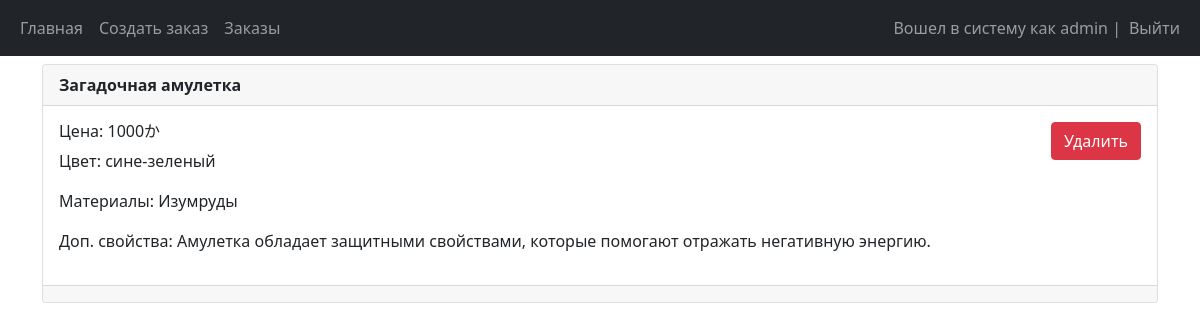
The app's page / (signed in) with its own data.
### store/models.py (models this page shows, shortened)
class Cunty(models.Model):
    seller = models.ForeignKey(User, on_delete=models.CASCADE, default="")
    price = models.IntegerField("Цена", default=0)
    name = models.CharField("Название", max_length=30, default="")
    color = models.CharField("Цвет", max_length=30, default="")
    size = models.CharField("Размер", max_length=8, default="")
    weight = models.IntegerField("Вес", default=0)
    materials = models.CharField("Материалы", max_length=45, default="")
    add_features = models.TextField("Дополнительные свойства", max_length=120, default="")
    status = models.IntegerField("Статус", default=0)
    class Meta:
        verbose_name = "Кунтик"
        verbose_name_plural = "Кунтики"

### store/views.py (the view, shortened to what this page needs)
# urls.py: 2. Add a URL to urlpatterns:  path('', views.home, name='home')
def home(req):
    return render(req, "home.html", {"items": Cunty.objects.filter(seller=1), "status": ["Принят", "Отправлен"]})

### templates/home.html (shortened to what this page needs)
{% extends 'base.html' %} {% block title %}Главная страница{% endblock %}
{% block content %} {% for item in items %}
<div class="card mt-2" {{'style=f"background-color:{item.color};"'}}>
  <div class="card-header"><strong>{{ item.name }}</strong></div>
  <div class="card-body d-flex flex-row justify-content-between">
    <div>
      <h6>Цена: {{item.price}}か</h6>
      <p>Цвет: {{item.color}}</p>
      <p>Материалы: {{item.materials}}</p>
      <p>Доп. свойства: {{item.add_features}}</p>
    </div>
    <div>
      {% if user == item.seller or perms.main.delete_cunty %}
      <form method="post">
        <button
          type="submit"
          class="btn btn-danger"
          name="post-id"
          value="{{item.id}}"
        >
          Удалить
        </button>
      </form>
      {% endif %}
    </div>
  </div>
  <div class="card-footer text-muted">{{post.created_at}}</div>
</div>
{% empty %}
<p>No posts yet :(</p>
{% endfor %} {% endblock %}

### templates/base.html (shortened to what this page needs)
<!DOCTYPE html>
<html lang="en">
  <head>
    <link
      href="https://cdn.jsdelivr.net/npm/bootstrap@5.1.3/dist/css/bootstrap.min.css"
      rel="stylesheet"
    />
  </head>
  <body>
    <nav class="navbar navbar-expand-lg navbar-dark bg-dark">
      <div class="container-fluid">
        <div>
          <ul class="navbar-nav">
            <li class="nav-item">
              <a class="nav-link" href="/">Главная</a>
            </li>
            <li class="nav-item">
              <a class="nav-link" href="/create-listing">Создать заказ</a>
            </li>
            <li class="nav-item">
              <a class="nav-link" href="/cart">Заказы</a>
            </li>
          </ul>
        </div>
        <div>
          <ul class="navbar-nav">
            {% if user.is_authenticated %}
            <span class="navbar-text">Вошел в систему как {{user.username}} | </span>
            <li class="nav-item">
              <a class="nav-link" href="/logout">Выйти</a>
            </li>
            {% else %}
            <li class="nav-item">
              <a class="nav-link" href="/login">Войти</a>
            </li>
            {% endif %}
          </ul>
        </div>
      </div>
    </nav>
    <div class="container">{% block content %} {% endblock %}</div>
  </body>
</html>

### records on screen
Cunty: name "Загадочная амулетка", price "1000", color "сине-зеленый", materials "Изумруды", add_features "Амулетка обладает защитными свойствами, которые помогают отражать негативную энергию.", {{ item.id }} 1 (drawn)

### other values on screen
{{ user.username }} "admin"
